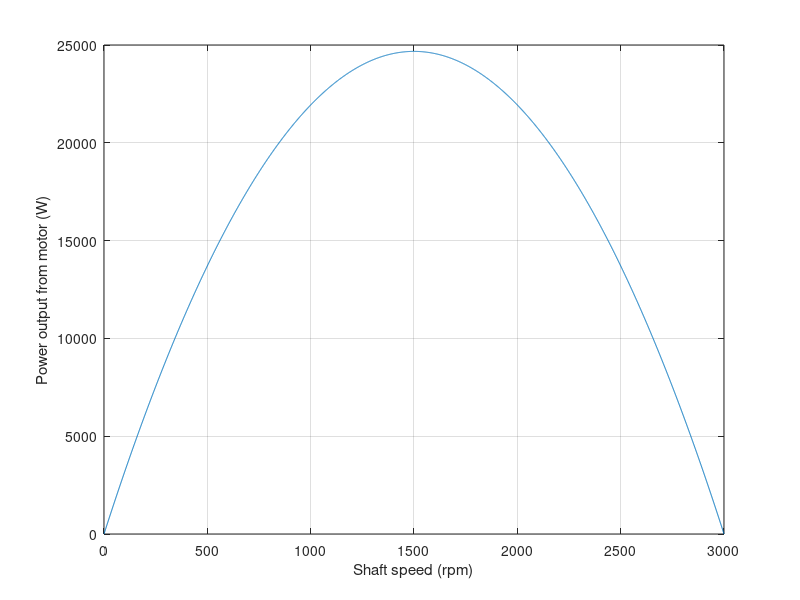
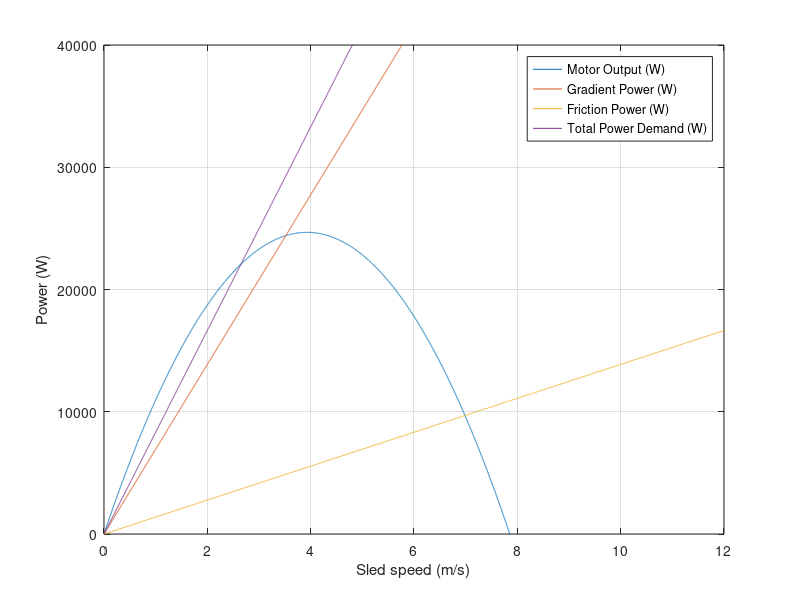
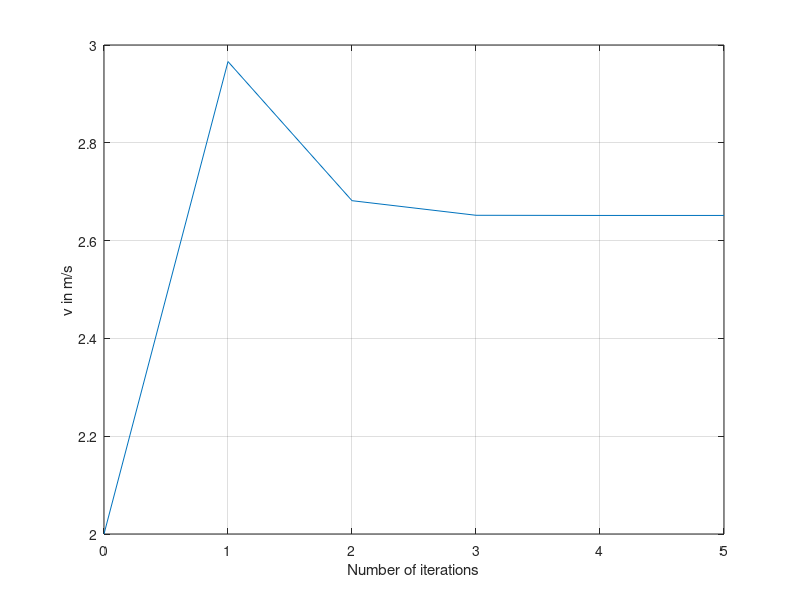
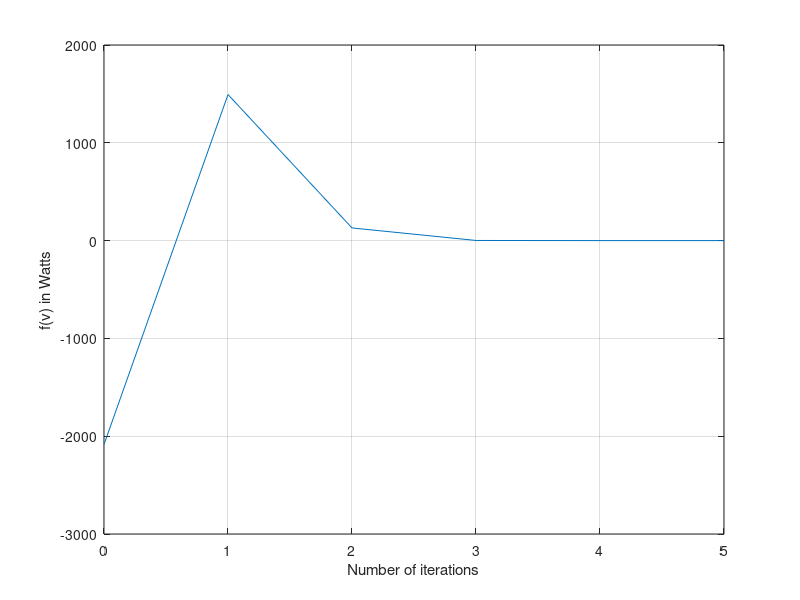

Write MATLAB code to recreate these figures, in order.
% EMTH171 Case Study 1
% Exercise 1: Electric motor pulling a sled
% Daniel Wadsworth and Jaime Sequeira
clear; clc; close all

% Set up variables, constants and power equations
theta = pi/4;         	% Angle of incline (Radians)
gravConst = 9.81;     	% Gravity constant (m/s^2)
rGB = 20;             	% Gearbox ratio
alphaCons = 1;        	% Alpha constant for finding power output of motor (Ws^2/rad^2)
betaCons = 100*pi;    	% Beta constant for finding power output of motor (rad/s)
radiusPulley = 0.5;   	% Radius of the pulley (m)
massCombined = 1000;  	% Mass of the sled and load (kg)
cFriction = 0.2;      	% Coefficient of friction used

% Function handles to deal with amount of power demanded and output by the system (all in watts)

outputEngine = @(v) alphaCons*((betaCons*rGB*v/radiusPulley)-...
	(rGB^2*v.^2/radiusPulley^2));                      	 
weightPower = @(v) massCombined*gravConst*sin(theta)*v;	 
frictionPower = @(v) cFriction*massCombined*gravConst*cos(theta)*v;
totalPowerDemanded = @(v) weightPower(v) + frictionPower(v);   

f = @(v) totalPowerDemanded(v) - outputEngine(v);         	 

% Setting anonymous functions for derivatives of the functions above
derivOutput = @(v) alphaCons*((betaCons*rGB/radiusPulley)-...
	(2*rGB^2*v/radiusPulley^2));   	 
derivWeight = @(v) massCombined*gravConst*sin(theta);      	 
derivFriction = @(v) cFriction*massCombined*gravConst*cos(theta);
                      	 
d = @(v) derivWeight(v) + derivFriction(v) - derivOutput(v);  

% Plotting graph for engine power output against engine speed (rpm)
degreesToRadians = pi/30;                         	% Convert angles to SI
enginePower = @(omega) (alphaCons*betaCons*omega)-(alphaCons*omega.^2);
omega = 0:3000;
plot(omega,enginePower(omega*degreesToRadians))
xlabel('Shaft speed (rpm)'); ylabel('Power output from motor (W)');grid on

 
% Plotting graph for all powers in w against v in m/s
v=0:0.001:12;                    	% Creating data for the x axis
figure(2), plot(v,outputEngine(v),v,weightPower(v), ...
	v,frictionPower(v),v,totalPowerDemanded(v))
legend('Motor Output (W)', 'Gradient Power (W)', 'Friction Power (W)', 'Total Power Demand (W)')
ylim([0 40000]);
xlabel('Sled speed (m/s)');ylabel('Power (W)');grid on

% Iterating to find the roots using Newton's method
N = 50;                                   	% Max number of iterations
root=2;                                   	% The initial guess
velocityArray(1) = root;                  	% Create array for v used
tol = 1* 10 ^(-4);                        	% Tolerance for iterations
residualArray(1) = abs(0 - f(root));    	 
differenceArray = zeros(1, N);
           	 
for x=1:N
	root = root - (f(root)/d(root));      	% Newton's method formula
	velocityArray(x+1) = root;          	 
	residualArray(x) = abs(0 - f(x));    	 
	differenceArray(x) = abs(velocityArray(x+1) - velocityArray(x));
	if abs(f(root)) < tol & abs(velocityArray(x+1) -...
 velocityArray(x)) < tol               	% Checks if root is found
    	break
	end
end

% Plotting convergence (v against f(v))
figure(3)
xAxis = 0:1:length(velocityArray)-1;
plot(xAxis,velocityArray)
xlabel('Number of iterations'), ylabel('v in m/s')
grid on; xticks([0:(length(velocityArray))])

% Plotting power against the number of iterations
figure(4)
xAxis = 0:1:length(velocityArray)-1;
plot(xAxis,f(velocityArray)),
xlabel('Number of iterations'), ylabel('f(v) in Watts')
grid on; xticks([0:length(velocityArray)])

velocityArray(length(velocityArray))
